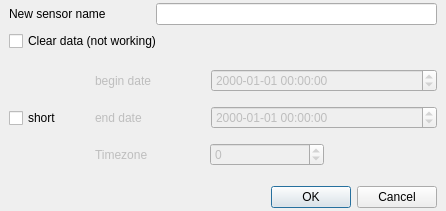
<?xml version="1.0" encoding="UTF-8"?>
<ui version="4.0">
 <class>cloneSensor</class>
 <widget class="QDialog" name="cloneSensor">
  <property name="geometry">
   <rect>
    <x>0</x>
    <y>0</y>
    <width>446</width>
    <height>211</height>
   </rect>
  </property>
  <property name="windowTitle">
   <string>Clone sensor</string>
  </property>
  <layout class="QVBoxLayout" name="verticalLayout" stretch="1,1,3,0">
   <property name="leftMargin">
    <number>9</number>
   </property>
   <property name="topMargin">
    <number>3</number>
   </property>
   <property name="rightMargin">
    <number>9</number>
   </property>
   <property name="bottomMargin">
    <number>3</number>
   </property>
   <item>
    <layout class="QHBoxLayout" name="horizontalLayout_6" stretch="1,2">
     <property name="bottomMargin">
      <number>0</number>
     </property>
     <item>
      <widget class="QLabel" name="label">
       <property name="text">
        <string>New sensor name</string>
       </property>
      </widget>
     </item>
     <item>
      <widget class="QLineEdit" name="sensorName"/>
     </item>
    </layout>
   </item>
   <item>
    <widget class="QCheckBox" name="clearSensorData">
     <property name="text">
      <string>Clear data (not working)</string>
     </property>
    </widget>
   </item>
   <item>
    <layout class="QHBoxLayout" name="horizontalLayout" stretch="1,4">
     <property name="spacing">
      <number>0</number>
     </property>
     <property name="bottomMargin">
      <number>0</number>
     </property>
     <item>
      <widget class="QCheckBox" name="sensorShort">
       <property name="text">
        <string>short</string>
       </property>
      </widget>
     </item>
     <item>
      <widget class="QFrame" name="sensorFrame">
       <property name="enabled">
        <bool>false</bool>
       </property>
       <layout class="QVBoxLayout" name="verticalLayout_3" stretch="1,1,1">
        <property name="spacing">
         <number>2</number>
        </property>
        <property name="margin">
         <number>0</number>
        </property>
        <item>
         <layout class="QHBoxLayout" name="horizontalLayout_2" stretch="1,2">
          <property name="spacing">
           <number>3</number>
          </property>
          <item>
           <widget class="QLabel" name="label_2">
            <property name="text">
             <string>begin date</string>
            </property>
           </widget>
          </item>
          <item>
           <widget class="QDateTimeEdit" name="sensorBegin">
            <property name="displayFormat">
             <string>yyyy-MM-dd hh:mm:ss</string>
            </property>
           </widget>
          </item>
         </layout>
        </item>
        <item>
         <layout class="QHBoxLayout" name="horizontalLayout_3" stretch="1,2">
          <property name="spacing">
           <number>3</number>
          </property>
          <item>
           <widget class="QLabel" name="label_3">
            <property name="text">
             <string>end date</string>
            </property>
           </widget>
          </item>
          <item>
           <widget class="QDateTimeEdit" name="sensorEnd">
            <property name="displayFormat">
             <string>yyyy-MM-dd hh:mm:ss</string>
            </property>
           </widget>
          </item>
         </layout>
        </item>
        <item>
         <layout class="QHBoxLayout" name="horizontalLayout_4" stretch="1,1,1">
          <item>
           <widget class="QLabel" name="label_4">
            <property name="text">
             <string>Timezone</string>
            </property>
           </widget>
          </item>
          <item>
           <widget class="QSpinBox" name="sensorTz">
            <property name="minimum">
             <number>-12</number>
            </property>
            <property name="maximum">
             <number>12</number>
            </property>
           </widget>
          </item>
          <item>
           <spacer name="horizontalSpacer">
            <property name="orientation">
             <enum>Qt::Horizontal</enum>
            </property>
            <property name="sizeHint" stdset="0">
             <size>
              <width>40</width>
              <height>20</height>
             </size>
            </property>
           </spacer>
          </item>
         </layout>
        </item>
       </layout>
      </widget>
     </item>
    </layout>
   </item>
   <item>
    <widget class="QDialogButtonBox" name="buttonBox">
     <property name="orientation">
      <enum>Qt::Horizontal</enum>
     </property>
     <property name="standardButtons">
      <set>QDialogButtonBox::Cancel|QDialogButtonBox::Ok</set>
     </property>
    </widget>
   </item>
  </layout>
 </widget>
 <resources/>
 <connections>
  <connection>
   <sender>buttonBox</sender>
   <signal>accepted()</signal>
   <receiver>cloneSensor</receiver>
   <slot>accept()</slot>
   <hints>
    <hint type="sourcelabel">
     <x>248</x>
     <y>254</y>
    </hint>
    <hint type="destinationlabel">
     <x>157</x>
     <y>274</y>
    </hint>
   </hints>
  </connection>
  <connection>
   <sender>buttonBox</sender>
   <signal>rejected()</signal>
   <receiver>cloneSensor</receiver>
   <slot>reject()</slot>
   <hints>
    <hint type="sourcelabel">
     <x>316</x>
     <y>260</y>
    </hint>
    <hint type="destinationlabel">
     <x>286</x>
     <y>274</y>
    </hint>
   </hints>
  </connection>
 </connections>
</ui>
